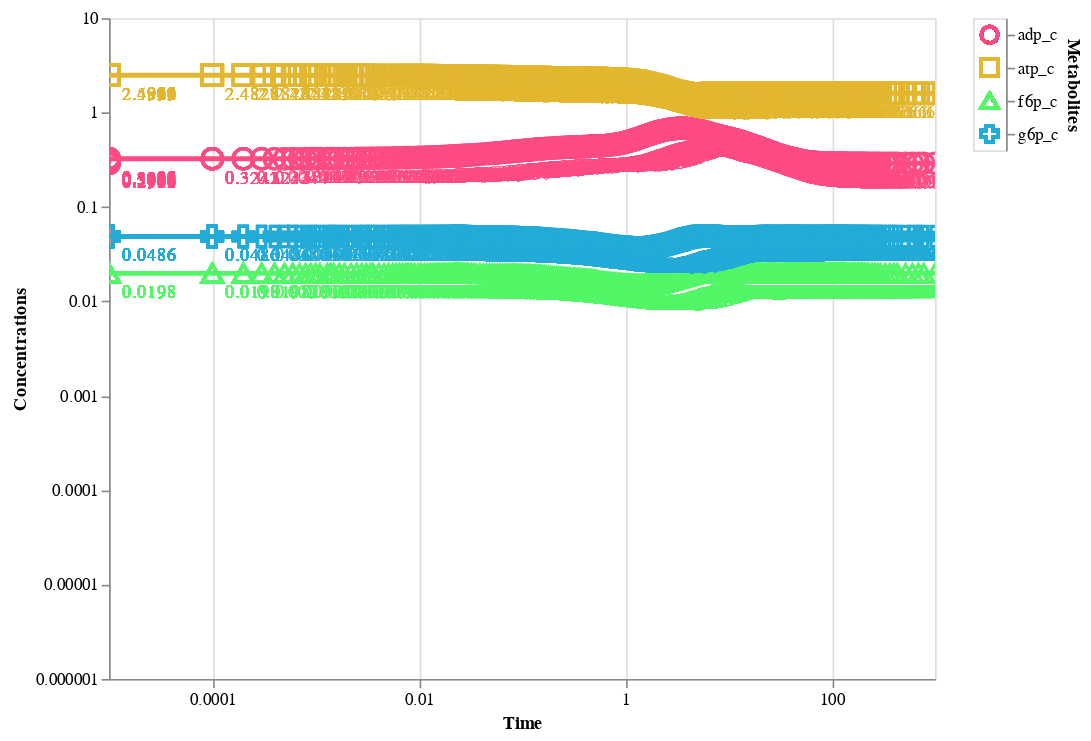

This figure's notebook cell:
### Code cell
plot_conc_sol(conc_sol,
# click=True
# plot_type="linear",
interactive=True,
observable=["atp_c",
"adp_c",
"f6p_c","g6p_c"
],
#  ['PFK'],

)

### Figure 1 — Vega-Lite specification as saved in the notebook (floating-point values rounded to 4 significant figures; data arrays with more than 128 entries replaced by an {"elided": "..."} marker saying what was removed)
{"config": {"view": {"continuousWidth": 400, "continuousHeight": 300}}, "hconcat": [{"layer": [{"layer": [{"mark": {"type": "line", "clip": true, "size": 3}, "encoding": {"color": {"condition": {"field": "Metabolites", "legend": null, "scale": {"scheme": "rainbow"}, "type": "nominal", "selection": "selector002"}, "value": "lightgray"}, "x": {"axis": {"tickCount": 5}, "field": "Time", "scale": {"domain": [1e-05, 1000.0], "type": "log"}, "type": "quantitative"}, "y": {"axis": {"grid": false, "tickCount": 5}, "field": "Concentrations", "scale": {"domain": [1e-05, 4.375], "padding": 10, "type": "log"}, "title": "Concentrations", "type": "quantitative"}}, "height": 400, "width": 500}, {"mark": "point", "encoding": {"color": {"field": "Metabolites", "legend": null, "type": "nominal"}, "opacity": {"value": 0}, "x": {"field": "Time", "type": "quantitative"}}, "selection": {"selector005": {"type": "single", "nearest": true, "on": "mouseover", "fields": ["Time"]}}}, {"mark": {"type": "point", "size": 150}, "encoding": {"color": {"condition": {"field": "Metabolites", "legend": null, "scale": {"scheme": "rainbow"}, "type": "nominal", "selection": "selector002"}, "value": "lightgray"}, "opacity": {"condition": {"value": 1, "selection": "selector005"}, "value": 0}, "shape": {"field": "Metabolites", "legend": null, "type": "nominal"}, "x": {"axis": {"tickCount": 5}, "field": "Time", "scale": {"domain": [1e-05, 1000.0], "type": "log"}, "type": "quantitative"}, "y": {"axis": {"grid": false, "tickCount": 5}, "field": "Concentrations", "scale": {"domain": [1e-05, 4.375], "padding": 10, "type": "log"}, "title": "Concentrations", "type": "quantitative"}}, "height": 400, "selection": {"selector006": {"type": "interval", "bind": "scales", "encodings": ["x", "y"]}}, "width": 500}, {"mark": {"type": "text", "align": "left", "dx": 8, "dy": 12}, "encoding": {"color": {"condition": {"field": "Metabolites", "legend": null, "scale": {"scheme": "rainbow"}, "type": "nominal", "selection": "selector002"}, "value": "lightgray"}, "text": {"condition": {"field": "Concentrations", "type": "quantitative", "selection": "selector005"}, "value": " "}, "x": {"axis": {"tickCount": 5}, "field": "Time", "scale": {"domain": [1e-05, 1000.0], "type": "log"}, "type": "quantitative"}, "y": {"axis": {"grid": false, "tickCount": 5}, "field": "Concentrations", "scale": {"domain": [1e-05, 4.375], "padding": 10, "type": "log"}, "title": "Concentrations", "type": "quantitative"}}, "height": 400, "width": 500}], "height": 500, "width": 500}, {"mark": {"type": "circle", "size": 0}, "encoding": {"color": {"field": "Metabolites", "legend": null, "scale": {"scheme": "rainbow"}, "type": "nominal"}, "x": {"field": "Time", "type": "quantitative"}, "y": {"field": "Concentrations", "type": "quantitative"}}, "selection": {"selector003": {"type": "single", "on": "mouseover", "nearest": true, "empty": "none"}, "selector004": {"type": "multi", "empty": "none"}}}, {"mark": {"type": "point", "size": 150, "stroke": "firebrick", "strokeWidth": 2}, "encoding": {"color": {"field": "Metabolites", "legend": null, "scale": {"scheme": "rainbow"}, "type": "nominal"}, "shape": {"field": "Metabolites", "legend": null, "type": "nominal"}, "x": {"field": "Time", "type": "quantitative"}, "y": {"field": "Concentrations", "type": "quantitative"}}, "transform": [{"filter": {"selection": {"or": ["selector003", "selector004"]}}}]}, {"mark": {"type": "text", "align": "right", "dx": 4, "dy": -12, "stroke": "white", "strokeWidth": 1}, "encoding": {"color": {"field": "Metabolites", "legend": null, "scale": {"scheme": "rainbow"}, "type": "nominal"}, "shape": {"field": "Metabolites", "legend": null, "type": "nominal"}, "text": {"field": "Conc:Concentrations", "type": "quantitative"}, "x": {"field": "Time", "type": "quantitative"}, "y": {"field": "Concentrations", "type": "quantitative"}}, "transform": [{"filter": {"selection": {"or": ["selector003", "selector004"]}}}]}, {"mark": {"type": "text", "align": "right", "dx": 4, "dy": -12, "stroke": "firebrick", "strokeWidth": 0.5}, "encoding": {"color": {"field": "Metabolites", "legend": null, "scale": {"scheme": "rainbow"}, "type": "nominal"}, "shape": {"field": "Metabolites", "legend": null, "type": "nominal"}, "text": {"field": "Concentrations", "type": "quantitative"}, "x": {"field": "Time", "type": "quantitative"}, "y": {"field": "Concentrations", "type": "quantitative"}}, "transform": [{"filter": {"selection": {"or": ["selector003", "selector004"]}}}]}], "height": 500, "width": 500}, {"mark": {"type": "point", "size": 100}, "encoding": {"color": {"condition": {"field": "Metabolites", "legend": null, "scale": {"scheme": "rainbow"}, "type": "nominal", "selection": "selector002"}, "value": "lightgray"}, "shape": {"field": "Metabolites", "legend": null, "type": "nominal"}, "y": {"axis": {"orient": "right"}, "field": "Metabolites", "type": "nominal"}}, "selection": {"selector002": {"type": "multi", "fields": ["Metabolites"]}}}], "data": {"name": "data-66f3dd1802281f3562c08524f95dc3ff"}, "$schema": "https://vega.github.io/schema/vega-lite/v4.17.0.json", "datasets": {"data-66f3dd1802281f3562c08524f95dc3ff": {"elided": "2728 records"}}}
